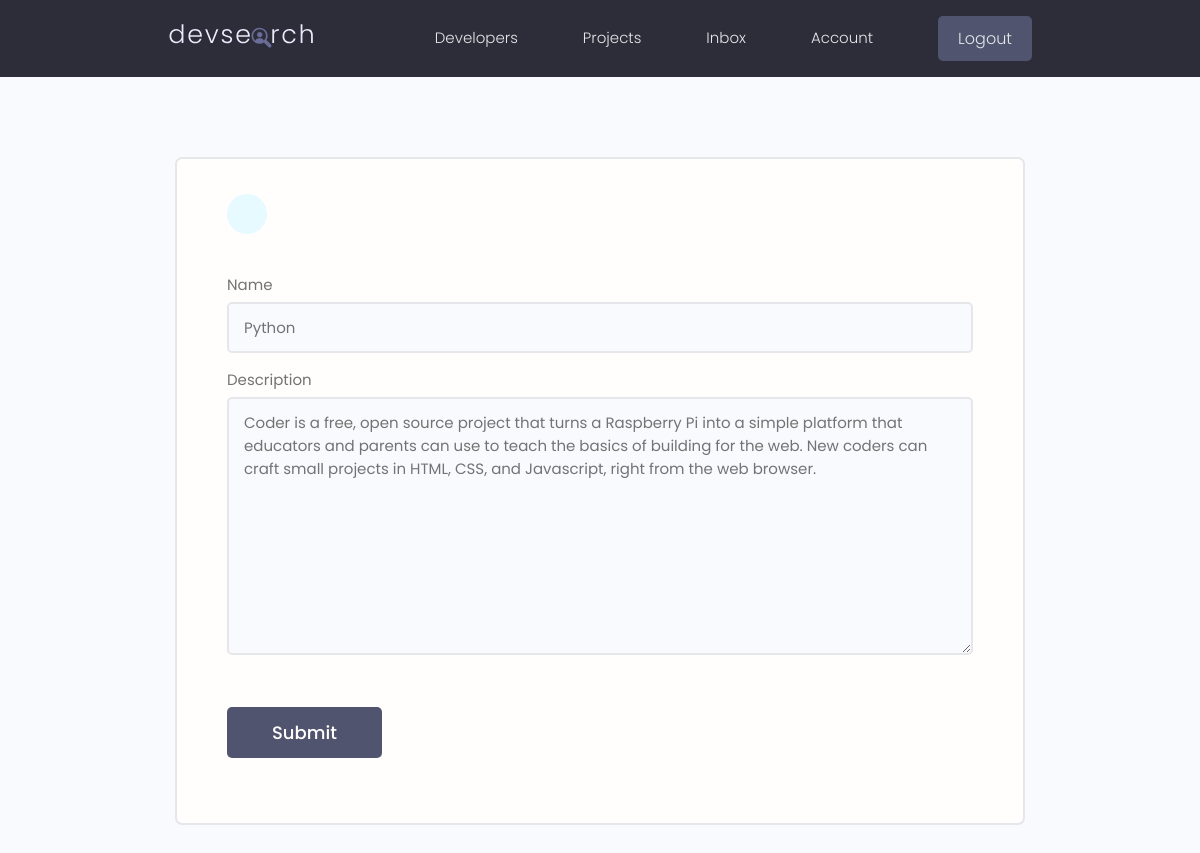
Page /update-skill/141bd6a4-67a6-49a2-8ade-441fd146471a/ (signed in) on the committed database.
### users/models.py (models this page shows, shortened)
class Skill(models.Model):
    owner = models.ForeignKey(
        Profile, on_delete=models.CASCADE, null=True, blank=True)
    name = models.CharField(max_length=200, blank=True, null=True)
    description = models.TextField(null=True, blank=True)
    created = models.DateTimeField(auto_now_add=True)
    id = models.UUIDField(default=uuid.uuid4, unique=True,
                          primary_key=True, editable=False)

### users/views.py (the view)
# urls.py: path('update-skill/<str:pk>/', views.updateSkill, name="update-skill"),
@login_required(login_url='login')
def updateSkill(request, pk):
    profile = request.user.profile
    skill = profile.skill_set.get(id=pk)
    form = SkillForm(instance=skill)
    if request.method == 'POST':
        form = SkillForm(request.POST, instance=skill)
        if form.is_valid():
            form.save()
            messages.success(request, 'Skill was updated successfully!')
            return redirect('account')
    context = {'form': form}
    return render(request, 'users/skill_form.html', context)

### users/forms.py
class SkillForm(ModelForm):
    class Meta:
        model = Skill
        fields = '__all__'
        exclude = ['owner']
    def __init__(self, *args, **kwargs):
        super(SkillForm, self).__init__(*args, **kwargs)
        for name, field in self.fields.items():
            field.widget.attrs.update({'class': 'input'})

### users/templates/users/skill_form.html (shortened to what this page needs)
{% extends 'main.html' %}
{% block content %}
<main class="formPage my-xl">
    <div class="content-box">
        <div class="formWrapper">
            <a class="backButton" href="{% url 'account' %}"></a>
            <br>
            <form class="form" method="POST" action="">
                {% for field in form %}
                <div class="form__field">
                    <label for="formInput#text"> {{field.label}}</label>
                    {{field}}
                </div>
                {% endfor %}
                <input class="btn btn--sub btn--lg  my-md" type="submit" value="Submit" />
            </form>
        </div>
    </div>
</main>
{% endblock %}

### static/styles/app.css (style rules this page uses)
:root { --color-sub: #2d2d39; }
.btn--sub { background-color: var(--color-sub-light); }
.content-box { width: 95%; max-width: 85rem; margin: 0 auto; }
.backButton { background: var(--color-main-light); color: var(--color-main); width: 4rem; height: 4rem; display: flex; align-items: center; justify-content: center; border-radius: 50%; }
.formPage .formWrapper { list-style: none; background: var(--color-white); padding: 3.5rem 5rem; border: 2px solid var(--color-light); border-radius: 0.7rem; }

### static/uikit/styles/modules/_variables.css (style rules this page uses)
:root { --color-main: #5aa5b9; --color-main-light: #e6faff; --color-sub: #3f4156; --color-sub-light: #51546e; --color-sub-lighter: #ededfd; --color-text: #737373; --color-gray: #8b8b8b; --color-light: #e5e7eb; --color-light-gray: #767676; --color-bg: #f8fafd; --color-white: #fffefd; --color-white-light: #f3f3f3; --color-success: #359e64; --color-success-bg: #def8e8; --color-error: #fc4b0b; --color-error-bg: #fff2ee; --font-base: 'Poppins', arial, helvetica, 'Segoe UI', roboto, ubuntu, sans-serif; --font-monospace: 'Fira Code', 'Courier New', courier, monospace; --font-regular: 300; --font-medium: 500; --font-bold: 700; --generic-shadow: 1px 1px 5px #00000010; --generic-transition: all 0.3s ease-in-out; }

### static/uikit/styles/modules/_base.css (style rules this page uses)
* { margin: 0; padding: 0; box-sizing: border-box; text-rendering: optimizeLegibility; color: inherit; font-size: inherit; }
html { font-size: 50%; }
@media only screen and (min-width: 480px) { html { font-size: 56.25%; } }
@media only screen and (min-width: 1200px) { html { font-size: 62.5%; } }
body { line-height: 1.6; font-weight: 400; font-size: 1.5rem; color: var(--color-text); background-color: var(--color-bg); min-height: 100vh; }

### static/uikit/styles/modules/_typography.css (style rules this page uses)
* { font-family: var(--font-base); }
a { padding-bottom: 2px; text-decoration: none; display: inline-block; color: var(--color-main); font-weight: var(--font-medium); }

### static/uikit/styles/modules/_utilities.css (style rules this page uses)
.my-md { margin: 3rem auto; }
.my-xl { margin: 8rem auto; }

### static/uikit/styles/modules/_button.css (style rules this page uses)
.btn { display: inline-block; position: relative; cursor: pointer; background-color: var(--color-light); font-weight: var(--font-medium); color: var(--color-sub); text-decoration: none; padding: 1rem 2rem; border-radius: 0.5rem; border: none; width: -webkit-fit-content; width: -moz-fit-content; width: fit-content; height: -webkit-fit-content; height: -moz-fit-content; height: fit-content; font-size: 1.6rem; outline-width: 0; outline-color: transparent; -webkit-backface-visibility: hidden; backface-visibility: hidden; transition: all 0.3s ease-in-out; }
.btn--sub { background-color: var(--color-sub); color: var(--color-white); }
.btn--lg { font-size: 1.8rem; padding: 1.2rem 4.5rem; }

### static/uikit/styles/modules/_form.css (style rules this page uses)
.form { display: block; }
.form__field { margin-top: 1.5rem; margin-bottom: 1.5rem; }
.form__label, .form__field > label { display: block; margin-bottom: 0.5rem; color: var(--color-text); }
input.input[type='text'], input.input[type='email'], input.input[type='password'], input.input[type='number'], select.input, textarea.input { min-width: 24rem; width: 100%; padding: 1.2rem 1.5rem; border-radius: 0.5rem; border: 2px solid var(--color-light); transition: all 0.3s ease-in-out; background-color: var(--color-bg); }

### rows in the picture
Skill: form "Python" "Coder is a free, open source project that turns a Raspberry Pi into a simple platform that educators and parents can use to teach the basics of building for the web. New coders can craft small projects in HTML, CSS, and Javascript, right from the web browser."

### other values in the picture
{{ field.label }} "Name" "Description"
